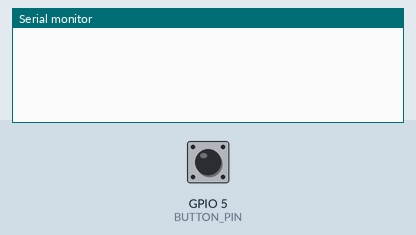
This sketch was run on a simulated ESP8266 (NodeMCU). On the bench: the last lines printed to the serial monitor. The test bench sets the inputs (shaded band); at power-on: GPIO 5 (BUTTON_PIN) LOW.

Above: at 1.2 s.
1.3 s: GPIO 5 (BUTTON_PIN) pulled HIGH for 0.15 s
At 1.9 s:
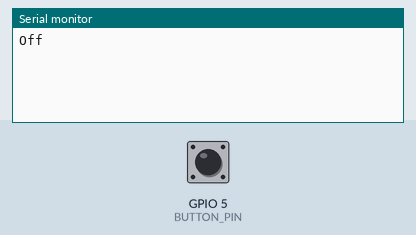
2.9 s: GPIO 5 (BUTTON_PIN) pulled HIGH for 1 s
At 4.3 s:
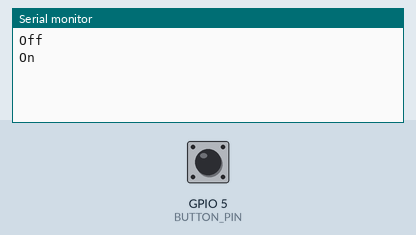

The sketch:

IRESP8266sendDemo.ino
```cpp
// (licence header left out)
#ifndef UNIT_TEST
#include <Arduino.h>
#endif
#include <IRremoteESP8266.h>
#include <IRsend.h>

const int BUTTON_PIN = 5;
const uint16_t kIrLed = 4;  // ESP8266 GPIO pin to use. Recommended: 4 (D2).
const int khz = 38; // 38kHz carrier frequency for the NEC protocol

IRsend irsend(kIrLed);  // Set the GPIO to be used to sending the message.

int lastButtonToggle = 0;
int lastButtonValue = LOW;

void setup() {
  irsend.begin();
  Serial.begin(115200, SERIAL_8N1, SERIAL_TX_ONLY);
  pinMode(BUTTON_PIN, INPUT);
}

void loop() {
  if(digitalRead(BUTTON_PIN) == HIGH) {
    if(lastButtonValue == LOW) {
      lastButtonValue = HIGH;

      if(lastButtonToggle == 0) {
        lastButtonToggle = 1;
        //irsend.sendSAMSUNG(0xE0E0E01F, 32);

        uint16_t irSignal[] = {8968, 4420, 680, 1632, 652, 516, 652, 544, 652, 544, 652, 1660, 652, 516, 652, 544, 652, 544, 648, 1664, 676, 492, 652, 544, 652, 1660, 676, 492, 652, 544, 648, 548, 648, 548, 648, 548, 648, 548, 648, 544, 652, 544, 652, 544, 652, 1660, 676, 492, 652, 544, 652, 544, 648, 548, 648, 548, 648, 548, 648, 1664, 676, 492, 648, 1664, 676, 492, 652, 544, 648, 1664, 676, 492, 648, 19864, 680, 512, 652, 544, 652, 544, 652, 544, 648, 548, 652, 544, 648, 548, 648, 548, 648, 544, 652, 544, 652, 544, 652, 544, 652, 544, 648, 548, 648, 548, 652, 544, 648, 548, 648, 548, 648, 544, 652, 544, 652, 544, 652, 544, 652, 544, 648, 548, 648, 548, 648, 544, 652, 548, 648, 544, 652, 544, 652, 544, 652, 1660, 660, 508, 652};
        irsend.sendRaw(irSignal, sizeof(irSignal) / sizeof(irSignal[0]), khz); //Note the approach used to automatically calculate the size of the array.

        Serial.println("Off");
      }
      else {
        lastButtonToggle = 0;
        //irsend.sendSAMSUNG(0xE0E0D02F, 32);

        uint16_t irSignal[] = {8992, 4396, 684, 1628, 656, 512, 676, 520, 676, 1636, 680, 1604, 660, 512, 676, 520, 676, 520, 676, 516, 676, 520, 676, 520, 676, 1636, 680, 488, 680, 516, 676, 520, 676, 520, 676, 520, 676, 520, 676, 520, 676, 520, 8, 156, 512, 516, 680, 1632, 684, 1604, 680, 488, 676, 520, 676, 520, 676, 520, 672, 520, 680, 1632, 656, 516, 676, 1636, 676, 492, 676, 520, 676, 1636, 680, 488, 676, 19836, 704, 488, 676, 520, 676, 520, 676, 520, 676, 520, 676, 520, 676, 520, 676, 520, 676, 516, 680, 516, 680, 1632, 656, 516, 676, 516, 680, 516, 680, 516, 676, 520, 680, 516, 676, 520, 676, 520, 676, 520, 676, 520, 676, 520, 676, 520, 676, 516, 680, 516, 676, 520, 676, 520, 676, 520, 676, 1636, 656, 1628, 680, 488, 676, 1636, 680, 42356, 6016, 2940, 680, 512, 700, 496, 676, 1636, 656, 1628, 688, 1600, 652, 516, 676, 520, 676, 520, 676, 1636, 676, 492, 676, 1636, 652, 516, 676, 520, 676, 1636, 652, 516, 676, 1636, 676};
        irsend.sendRaw(irSignal, sizeof(irSignal) / sizeof(irSignal[0]), khz); //Note the approach used to automatically calculate the size of the array.

        Serial.println("On");
      }
    }
  }
  else {
    lastButtonValue = LOW;
  }

}
```

Measured:
- after the input at 1.3 s, the serial monitor: prints a new line after 0.07 s (image 1)
- after the input at 2.9 s, the serial monitor: prints a new line after 0.07 s (image 2)
